Frame 1 (no input): blank canvas, image omitted
Frame 60 (the mouse pressed at the canvas centre just before this capture): blank canvas, image omitted
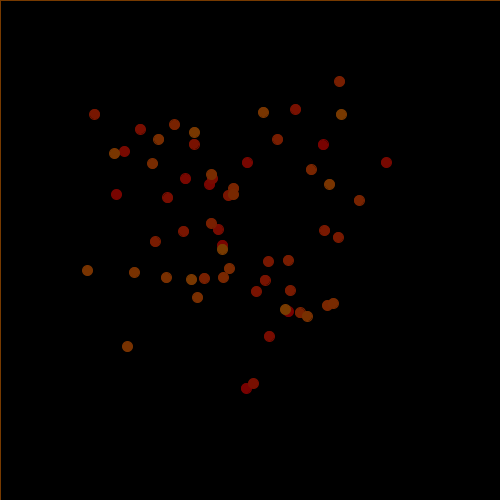
Frame 120 (the mouse held since frame 60 and released just before this capture)

The Processing sketch whose frames 1 and 60 were blank and that drew this single picture after the mouse press (run headless with seeded random() and noise(); from frame 60 on, the mouse is pressed at the canvas centre):

// Processing sketch: Magic_Worms
// ── Magic_Worms.pde
float x = 100;
float y = 100;
int worms = 0;
void draw(){
if(mousePressed){
worms++;
}
  background(0, 0, 0);
  makeMagical();
for(int i=0;i<worms;i++){
    fill(frameCount,i,0);
    stroke(frameCount,i,0);
    ellipse(x,y,10,10);
    x = getWormX(i);
    y = getWormY(i);
  }
}
void setup(){
  size(500, 500);;
    background(0, 0, 0);
}
float frequency = .008;
    float noiseInterval = PI;

    void makeMagical() {
        fill( 0, 0, 0, 10 );
        rect(0, 0, width, height);
        noStroke();
    }

    float getWormX(int i) {
        return map(noise(i*noiseInterval + frameCount * frequency), 0, 1, 0, width);
    }

    float getWormY(int i) {
        return map(noise(i*noiseInterval+1 + frameCount * frequency), 0, 1, 0, height);
    }
